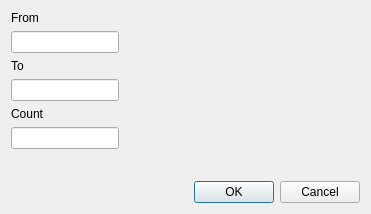
<?xml version="1.0" encoding="UTF-8"?>
<ui version="4.0">
 <class>Dialog</class>
 <widget class="QDialog" name="Dialog">
  <property name="geometry">
   <rect>
    <x>0</x>
    <y>0</y>
    <width>371</width>
    <height>214</height>
   </rect>
  </property>
  <property name="windowTitle">
   <string>Dialog</string>
  </property>
  <layout class="QVBoxLayout" name="verticalLayout">
   <item>
    <layout class="QFormLayout" name="generateRecordForm">
     <item row="0" column="0">
      <widget class="QLabel" name="label">
       <property name="text">
        <string>From</string>
       </property>
      </widget>
     </item>
     <item row="1" column="0">
      <widget class="QLineEdit" name="lineEdit"/>
     </item>
     <item row="2" column="0">
      <widget class="QLabel" name="label_2">
       <property name="text">
        <string>To</string>
       </property>
      </widget>
     </item>
     <item row="3" column="0">
      <widget class="QLineEdit" name="lineEdit_2"/>
     </item>
     <item row="4" column="0">
      <widget class="QLabel" name="label_3">
       <property name="text">
        <string>Count</string>
       </property>
      </widget>
     </item>
     <item row="5" column="0">
      <widget class="QLineEdit" name="lineEdit_3"/>
     </item>
    </layout>
   </item>
   <item>
    <widget class="QDialogButtonBox" name="buttonBox">
     <property name="orientation">
      <enum>Qt::Orientation::Horizontal</enum>
     </property>
     <property name="standardButtons">
      <set>QDialogButtonBox::StandardButton::Cancel|QDialogButtonBox::StandardButton::Ok</set>
     </property>
    </widget>
   </item>
  </layout>
 </widget>
 <resources/>
 <connections>
  <connection>
   <sender>buttonBox</sender>
   <signal>accepted()</signal>
   <receiver>Dialog</receiver>
   <slot>accept()</slot>
   <hints>
    <hint type="sourcelabel">
     <x>248</x>
     <y>254</y>
    </hint>
    <hint type="destinationlabel">
     <x>157</x>
     <y>274</y>
    </hint>
   </hints>
  </connection>
  <connection>
   <sender>buttonBox</sender>
   <signal>rejected()</signal>
   <receiver>Dialog</receiver>
   <slot>reject()</slot>
   <hints>
    <hint type="sourcelabel">
     <x>316</x>
     <y>260</y>
    </hint>
    <hint type="destinationlabel">
     <x>286</x>
     <y>274</y>
    </hint>
   </hints>
  </connection>
 </connections>
</ui>
